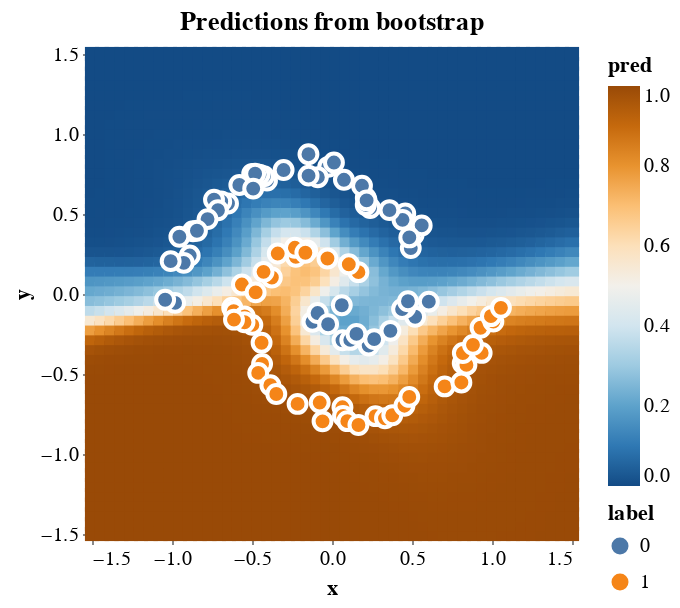

This figure's notebook cell:
### Code cell
# ensemble predictions across our models
batched_probs = jnp.exp(batched_preds)
bootstrapped_probs = jnp.mean(batched_probs, axis=0)

data = {'x': xs[:, 0], 'y': xs[:, 1], 'pred': bootstrapped_probs[:, 1]}
df = pd.DataFrame(data)
ensemble_chart = alt.Chart(df, width=240, height=240, title="Predictions from bootstrap").mark_square(size=50, opacity=1).encode(
    x=spirals_x_axis, 
    y=spirals_y_axis,
    color=alt.Color('pred', scale=alt.Scale(scheme='blueorange', domain=[0, 1])),
)
chart = ensemble_chart + spiral_chart
chart.save('ensemble_mlp_pred.html')
chart

### Figure 1 — Vega-Lite specification as saved in the notebook (floating-point values rounded to 4 significant figures; data arrays with more than 128 entries replaced by an {"elided": "..."} marker saying what was removed)
{"config": {"view": {"continuousWidth": 400, "continuousHeight": 300}}, "layer": [{"data": {"name": "data-74caf473561cf6ba38e2af17568628a9"}, "mark": {"type": "square", "opacity": 1, "size": 50}, "encoding": {"color": {"type": "quantitative", "field": "pred", "scale": {"domain": [0, 1], "scheme": "blueorange"}}, "x": {"type": "quantitative", "field": "x", "scale": {"domain": [-1.5, 1.5], "nice": false}}, "y": {"type": "quantitative", "field": "y", "scale": {"domain": [-1.5, 1.5], "nice": false}}}, "height": 240, "title": "Predictions from bootstrap", "width": 240}, {"data": {"name": "data-46792f3edd8503a4031c56d279232da6"}, "mark": {"type": "circle", "opacity": 1, "size": 80, "stroke": "white"}, "encoding": {"color": {"type": "nominal", "field": "label"}, "x": {"type": "quantitative", "field": "x", "scale": {"domain": [-1.5, 1.5], "nice": false}}, "y": {"type": "quantitative", "field": "y", "scale": {"domain": [-1.5, 1.5], "nice": false}}}, "height": 300, "width": 350}], "$schema": "https://vega.github.io/schema/vega-lite/v4.8.1.json", "datasets": {"data-74caf473561cf6ba38e2af17568628a9": {"elided": "2500 records"}, "data-46792f3edd8503a4031c56d279232da6": [{"x": 0.06125, "y": -0.07051, "label": 0}, {"x": -0.1222, "y": -0.174, "label": 0}, {"x": -0.09004, "y": -0.119, "label": 0}, {"x": 0.165, "y": 0.1364, "label": 1}, {"x": 0.105, "y": 0.1857, "label": 1}, {"x": -0.02432, "y": -0.189, "label": 0}, {"x": 0.06548, "y": -0.2893, "label": 0}, {"x": -0.02845, "y": 0.2221, "label": 1}, {"x": 0.1144, "y": -0.287, "label": 0}, {"x": 0.2292, "y": -0.322, "label": 0}, {"x": -0.155, "y": 0.2726, "label": 1}, {"x": -0.2261, "y": 0.2328, "label": 1}, {"x": 0.2636, "y": -0.2818, "label": 0}, {"x": 0.1528, "y": -0.2494, "label": 0}, {"x": -0.232, "y": 0.2887, "label": 1}, {"x": -0.1665, "y": 0.2578, "label": 1}, {"x": 0.3651, "y": -0.2303, "label": 0}, {"x": -0.3391, "y": 0.2528, "label": 1}, {"x": 0.5197, "y": -0.1421, "label": 0}, {"x": -0.376, "y": 0.1033, "label": 1}, {"x": -0.4278, "y": 0.1386, "label": 1}, {"x": 0.4578, "y": -0.08415, "label": 0}, {"x": 0.438, "y": -0.09397, "label": 0}, {"x": 0.4747, "y": -0.0453, "label": 0}, {"x": 0.605, "y": -0.04781, "label": 0}, {"x": -0.5631, "y": 0.059, "label": 1}, {"x": -0.6238, "y": -0.08622, "label": 1}, {"x": -0.4773, "y": 0.0101, "label": 1}, {"x": -0.6144, "y": -0.1073, "label": 1}, {"x": -0.4979, "y": -0.193, "label": 1}, {"x": -0.5456, "y": -0.1397, "label": 1}, {"x": -0.5467, "y": -0.1766, "label": 1}, {"x": -0.6126, "y": -0.1604, "label": 1}, {"x": 0.4924, "y": 0.2867, "label": 0}, {"x": 0.5101, "y": 0.3707, "label": 0}, {"x": -0.4401, "y": -0.3047, "label": 1}, {"x": 0.5606, "y": 0.4286, "label": 0}, {"x": 0.4831, "y": 0.3538, "label": 0}, {"x": -0.4371, "y": -0.4368, "label": 1}, {"x": -0.4611, "y": -0.4931, "label": 1}, {"x": 0.4579, "y": 0.5039, "label": 0}, {"x": 0.4407, "y": 0.4635, "label": 0}, {"x": 0.2385, "y": 0.5371, "label": 0}, {"x": -0.3853, "y": -0.57, "label": 1}, {"x": 0.3591, "y": 0.5246, "label": 0}, {"x": -0.3481, "y": -0.625, "label": 1}, {"x": 0.2109, "y": 0.5565, "label": 0}, {"x": 0.2112, "y": 0.6, "label": 0}, {"x": 0.1873, "y": 0.6762, "label": 0}, {"x": 0.2163, "y": 0.5848, "label": 0}, {"x": -0.2151, "y": -0.6868, "label": 1}, {"x": 0.07456, "y": 0.7137, "label": 0}, {"x": -0.07675, "y": -0.6785, "label": 1}, {"x": -0.05915, "y": -0.7958, "label": 1}, {"x": -0.02338, "y": 0.7948, "label": 0}, {"x": 0.01216, "y": 0.8215, "label": 0}, {"x": -0.08853, "y": 0.7301, "label": 0}, {"x": 0.06527, "y": -0.7082, "label": 1}, {"x": 0.06885, "y": -0.7626, "label": 1}, {"x": 0.09572, "y": -0.7946, "label": 1}, {"x": 0.1652, "y": -0.8187, "label": 1}, {"x": -0.1466, "y": 0.7398, "label": 0}, {"x": -0.1472, "y": 0.8738, "label": 0}, {"x": -0.3024, "y": 0.7747, "label": 0}, {"x": 0.2716, "y": -0.7636, "label": 1}, {"x": 0.3311, "y": -0.7769, "label": 1}, {"x": -0.4062, "y": 0.7092, "label": 0}, {"x": 0.3767, "y": -0.7579, "label": 1}, {"x": -0.4987, "y": 0.751, "label": 0}, {"x": -0.4256, "y": 0.7365, "label": 0}, {"x": -0.4532, "y": 0.7456, "label": 0}, {"x": 0.4528, "y": -0.6982, "label": 1}, {"x": -0.4806, "y": 0.7517, "label": 0}, {"x": -0.5792, "y": 0.6815, "label": 0}, {"x": 0.4828, "y": -0.643, "label": 1}, {"x": -0.4925, "y": 0.6588, "label": 0}, {"x": -0.6499, "y": 0.5655, "label": 0}, {"x": -0.6924, "y": 0.5786, "label": 0}, {"x": 0.7041, "y": -0.5774, "label": 1}, {"x": -0.7374, "y": 0.5892, "label": 0}, {"x": 0.8171, "y": -0.4335, "label": 1}, {"x": 0.8087, "y": -0.5528, "label": 1}, {"x": -0.7128, "y": 0.5235, "label": 0}, {"x": 0.8401, "y": -0.443, "label": 1}, {"x": -0.7778, "y": 0.468, "label": 0}, {"x": -0.8694, "y": 0.3923, "label": 0}, {"x": 0.8178, "y": -0.369, "label": 1}, {"x": -0.8441, "y": 0.3954, "label": 0}, {"x": 0.9353, "y": -0.3681, "label": 1}, {"x": 0.8811, "y": -0.3179, "label": 1}, {"x": -0.9539, "y": 0.358, "label": 0}, {"x": 0.9284, "y": -0.2111, "label": 1}, {"x": -0.8891, "y": 0.2403, "label": 0}, {"x": -0.9264, "y": 0.1946, "label": 0}, {"x": -1.008, "y": 0.2055, "label": 0}, {"x": 1.009, "y": -0.1726, "label": 1}, {"x": 0.9932, "y": -0.1386, "label": 1}, {"x": 1.056, "y": -0.08645, "label": 1}, {"x": -0.9809, "y": -0.05551, "label": 0}, {"x": -1.043, "y": -0.03598, "label": 0}]}}
